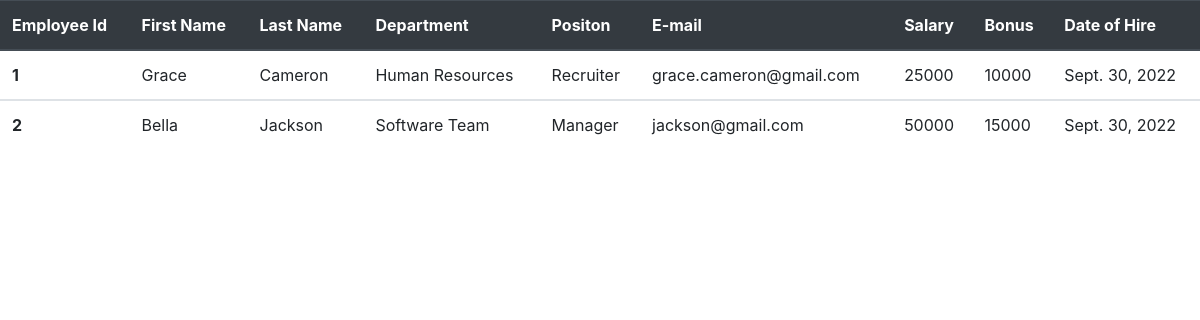
The page /view_emp on the database its author committed.
### managementapp/models.py (models this page shows, shortened)
class Employee(models.Model):
    first_name = models.CharField(max_length=30, null = False)
    last_name = models.CharField(max_length=30, null = False)
    department = models.ForeignKey(Department, on_delete = models.CASCADE)
    position = models.ForeignKey(Position, on_delete=models.CASCADE)
    salary = models.IntegerField(default=5000)
    bonus = models.IntegerField(default=0)
    email = models.CharField(max_length= 50, default= 0)
    hire_date = models.DateField()
    def __str__(self):
        return "%s %s %s" %(self.first_name, self.last_name, self.email)

class Department(models.Model):
    name= models.CharField(max_length=30)

class Position(models.Model):
    name =models.CharField(max_length = 100, null = False)

### managementapp/views.py (the view)
# urls.py: path("view_emp", views.view_emp),
def view_emp(request):
    emp = Employee.objects.all()
    context = {
        'emps': emp
    }
    print(context)
    return render(request, "view_emp.html", context)

### template/view_emp.html (shortened to what this page needs)
<!DOCTYPE html>
<html lang="en">
<head>
    <link rel="stylesheet" href="https://cdn.jsdelivr.net/npm/bootstrap@4.4.1/dist/css/bootstrap.min.css">
</head>
<body>
<table class="table">
  <thead class="thead-dark">
    <tr>
      <th scope="col">Employee Id</th>
      <th scope="col">First Name</th>
      <th scope="col">Last Name</th>
      <th scope="col">Department</th>
      <th scope="col">Positon</th>
        <th scope="col">E-mail</th>
      <th scope="col">Salary</th>
      <th scope="col">Bonus</th>
      <th scope = "col">Date of Hire</th>
    </tr>
  </thead>
    {% for emp in emps %}
  <tbody>
    <tr>
      <th scope="row">{{emp.id}}</th>
      <td>{{emp.first_name}}</td>
      <td>{{emp.last_name}}</td>
      <td>{{emp.department.name}}</td>
      <td>{{emp.position.name}}</td>
      <td>{{emp.email}}</td>
      <td>{{emp.salary}}</td>
      <td>{{emp.bonus}}</td>
      <td>{{emp.hire_date}}</td>
    </tr>
  </tbody>
      {% endfor %}
</table>
</body>
</html>

### rows shown on the page
Employee: id "1", first_name "Grace", last_name "Cameron", department.name "Human Resources", position.name "Recruiter", email "grace.cameron@gmail.com", salary "25000", bonus "10000", hire_date "Sept. 30, 2022"
Employee: id "2", first_name "Bella", last_name "Jackson", department.name "Software Team", position.name "Manager", email "jackson@gmail.com", salary "50000", bonus "15000", hire_date "Sept. 30, 2022"
